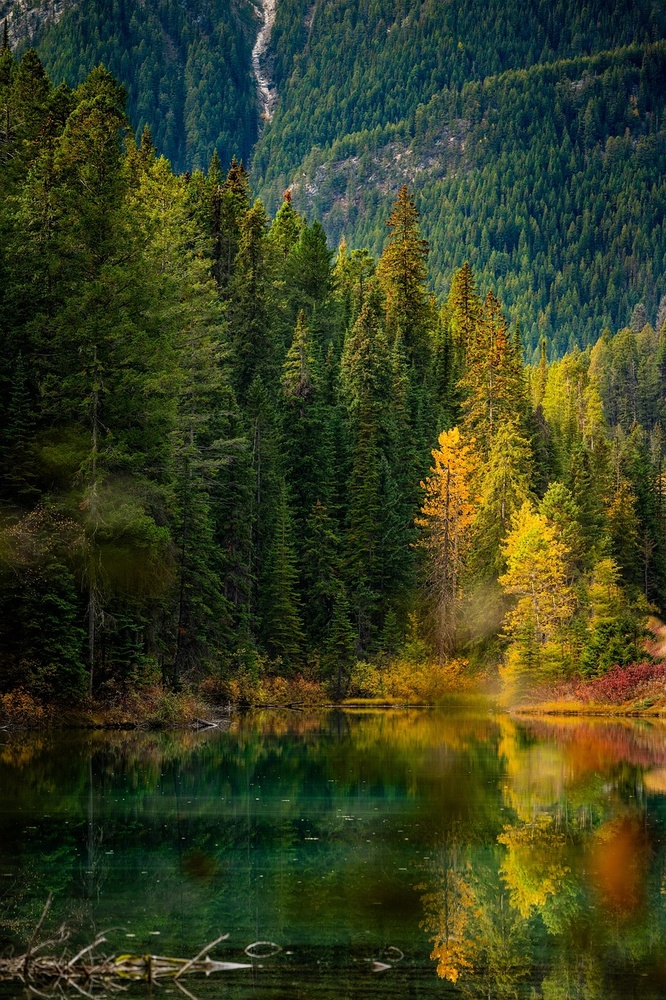
#> input picture openCV/images/practice.jpg, 666 x 1000 px, shrunk from 852 x 1280 before the run
$ python 01_image_pr.py
#> lines starting #> are read from the running program, lines starting #| are printed output that depends on the picture
import cv2
import os
import sys

img_path = os.path.join(os.path.dirname(__file__), "images", "practice.jpg")

img_default = cv2.imread(img_path, cv2.IMREAD_COLOR)
#> img_default is the input picture: shape (1000, 666, 3); mean B, G, R 31.4, 62.6, 55.8
img_grayscale = cv2.imread(img_path, cv2.IMREAD_GRAYSCALE)
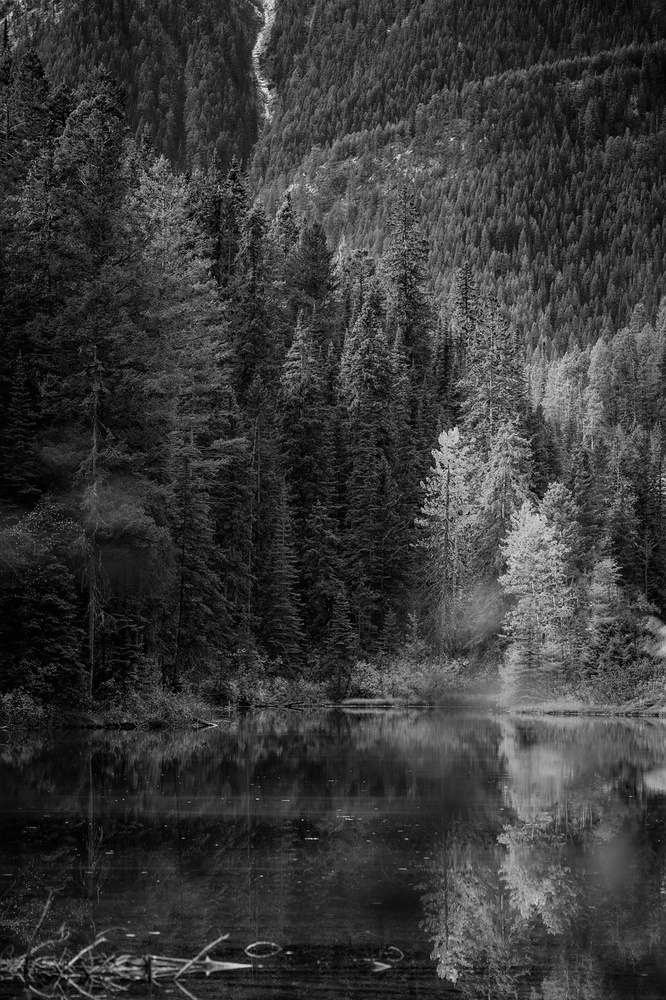
#> img_grayscale: shape (1000, 666); min 0, max 255, mean 57

cv2.imshow("Default Image:", img_default)
cv2.imshow("Grayscale Image", img_grayscale)
cv2.waitKey(0)
cv2.destroyAllWindows()
